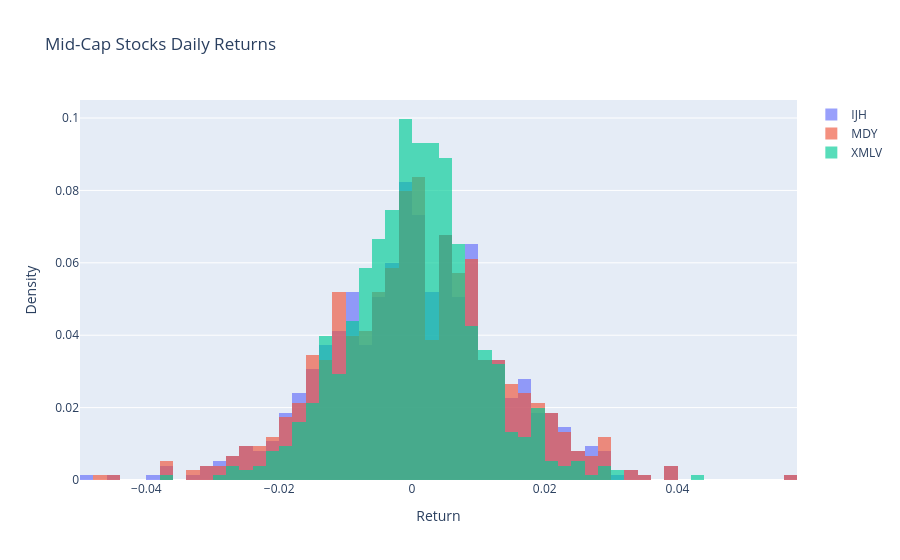
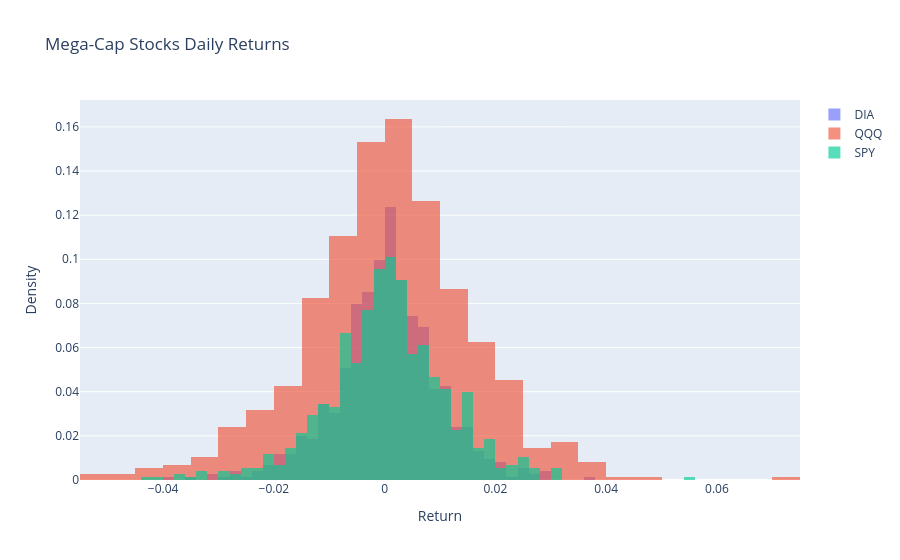
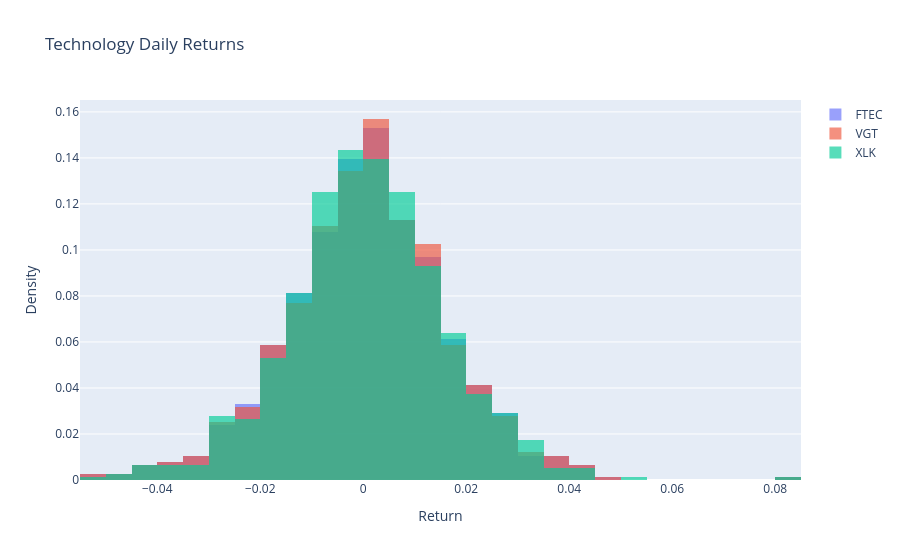
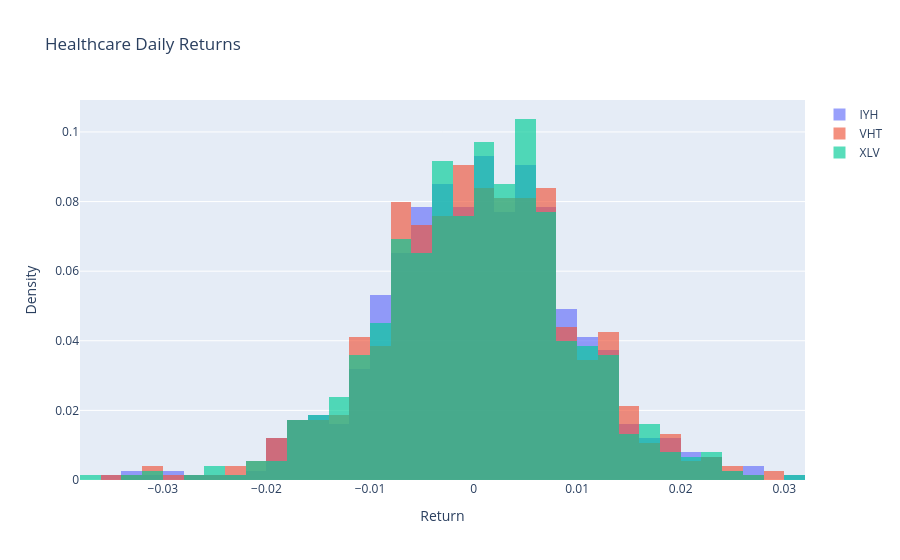

The cell these charts' notebook holds for them, in order:
### Code cell
# dislay the asset claas distributions for daily returns
for asset_class, tickers in asset_classes.items():
    returns = get_daily_returns(tickers)
    fig = go.Figure()
    for ticker in returns.columns:
        fig.add_trace(go.Histogram(x=returns[ticker], histnorm='probability', name=ticker))
    fig.update_traces(opacity=0.65)
    fig.update_layout(barmode='overlay')
    fig.update_layout(title=f'{asset_class} Daily Returns', xaxis_title='Return', yaxis_title='Density')
    display(fig)

### Figure 1 — Plotly figure (JSON) as saved in the notebook; plotly's stock layout.template omitted (floating-point values rounded to 4 significant figures; data arrays with more than 128 entries replaced by an {"elided": "..."} marker saying what was removed)
{"data": [{"histnorm": "probability", "name": "IJH", "opacity": 0.65, "type": "histogram", "x": {"elided": "753 float values"}}, {"histnorm": "probability", "name": "MDY", "opacity": 0.65, "type": "histogram", "x": {"elided": "753 float values"}}, {"histnorm": "probability", "name": "XMLV", "opacity": 0.65, "type": "histogram", "x": {"elided": "753 float values"}}], "layout": {"barmode": "overlay", "title": {"text": "Mid-Cap Stocks Daily Returns"}, "xaxis": {"title": {"text": "Return"}}, "yaxis": {"title": {"text": "Density"}}}}

### Figure 2 — Plotly figure (JSON) as saved in the notebook; plotly's stock layout.template omitted (floating-point values rounded to 4 significant figures; data arrays with more than 128 entries replaced by an {"elided": "..."} marker saying what was removed)
{"data": [{"histnorm": "probability", "name": "DIA", "opacity": 0.65, "type": "histogram", "x": {"elided": "753 float values"}}, {"histnorm": "probability", "name": "QQQ", "opacity": 0.65, "type": "histogram", "x": {"elided": "753 float values"}}, {"histnorm": "probability", "name": "SPY", "opacity": 0.65, "type": "histogram", "x": {"elided": "753 float values"}}], "layout": {"barmode": "overlay", "title": {"text": "Mega-Cap Stocks Daily Returns"}, "xaxis": {"title": {"text": "Return"}}, "yaxis": {"title": {"text": "Density"}}}}

### Figure 3 — Plotly figure (JSON) as saved in the notebook; plotly's stock layout.template omitted (floating-point values rounded to 4 significant figures; data arrays with more than 128 entries replaced by an {"elided": "..."} marker saying what was removed)
{"data": [{"histnorm": "probability", "name": "FTEC", "opacity": 0.65, "type": "histogram", "x": {"elided": "753 float values"}}, {"histnorm": "probability", "name": "VGT", "opacity": 0.65, "type": "histogram", "x": {"elided": "753 float values"}}, {"histnorm": "probability", "name": "XLK", "opacity": 0.65, "type": "histogram", "x": {"elided": "753 float values"}}], "layout": {"barmode": "overlay", "title": {"text": "Technology Daily Returns"}, "xaxis": {"title": {"text": "Return"}}, "yaxis": {"title": {"text": "Density"}}}}

### Figure 4 — Plotly figure (JSON) as saved in the notebook; plotly's stock layout.template omitted (floating-point values rounded to 4 significant figures; data arrays with more than 128 entries replaced by an {"elided": "..."} marker saying what was removed)
{"data": [{"histnorm": "probability", "name": "IYH", "opacity": 0.65, "type": "histogram", "x": {"elided": "753 float values"}}, {"histnorm": "probability", "name": "VHT", "opacity": 0.65, "type": "histogram", "x": {"elided": "753 float values"}}, {"histnorm": "probability", "name": "XLV", "opacity": 0.65, "type": "histogram", "x": {"elided": "753 float values"}}], "layout": {"barmode": "overlay", "title": {"text": "Healthcare Daily Returns"}, "xaxis": {"title": {"text": "Return"}}, "yaxis": {"title": {"text": "Density"}}}}
